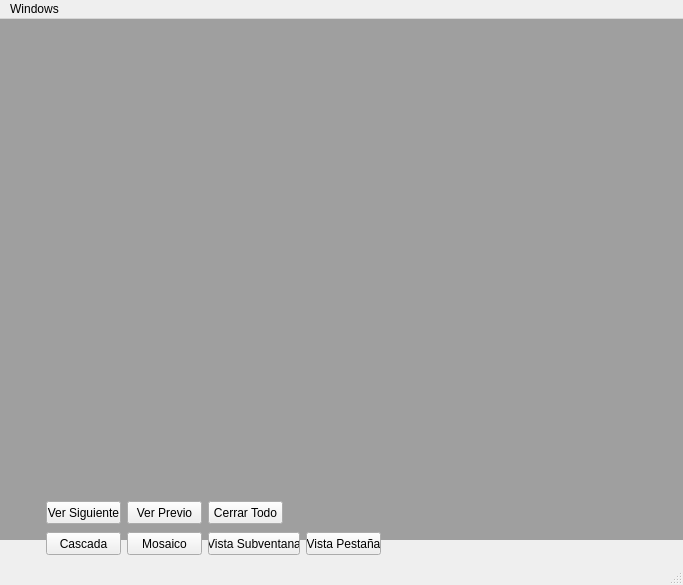
<?xml version="1.0" encoding="UTF-8"?>
<ui version="4.0">
 <class>MainWindow</class>
 <widget class="QMainWindow" name="MainWindow">
  <property name="windowModality">
   <enum>Qt::WindowModal</enum>
  </property>
  <property name="enabled">
   <bool>true</bool>
  </property>
  <property name="geometry">
   <rect>
    <x>0</x>
    <y>0</y>
    <width>683</width>
    <height>585</height>
   </rect>
  </property>
  <property name="windowTitle">
   <string>Evapot Master</string>
  </property>
  <property name="windowIcon">
   <iconset resource="ofolder.qrc">
    <normaloff>:/img/tux.png</normaloff>:/img/tux.png</iconset>
  </property>
  <widget class="QWidget" name="centralwidget">
   <widget class="QMdiArea" name="mdiArea">
    <property name="enabled">
     <bool>true</bool>
    </property>
    <property name="geometry">
     <rect>
      <x>-10</x>
      <y>0</y>
      <width>910</width>
      <height>521</height>
     </rect>
    </property>
    <property name="sizePolicy">
     <sizepolicy hsizetype="Expanding" vsizetype="Expanding">
      <horstretch>5</horstretch>
      <verstretch>5</verstretch>
     </sizepolicy>
    </property>
    <property name="layoutDirection">
     <enum>Qt::LeftToRight</enum>
    </property>
    <property name="viewMode">
     <enum>QMdiArea::TabbedView</enum>
    </property>
    <property name="documentMode">
     <bool>false</bool>
    </property>
    <property name="tabShape">
     <enum>QTabWidget::Rounded</enum>
    </property>
    <widget class="QWidget" name="importtab">
     <property name="windowTitle">
      <string>Importar Info...</string>
     </property>
    </widget>
    <widget class="QWidget" name="eporttab">
     <property name="windowTitle">
      <string>Exportar Info...</string>
     </property>
     <widget class="QLabel" name="label_9">
      <property name="geometry">
       <rect>
        <x>480</x>
        <y>250</y>
        <width>46</width>
        <height>13</height>
       </rect>
      </property>
      <property name="text">
       <string>Año 1:</string>
      </property>
     </widget>
     <widget class="QLabel" name="label_10">
      <property name="geometry">
       <rect>
        <x>480</x>
        <y>290</y>
        <width>46</width>
        <height>13</height>
       </rect>
      </property>
      <property name="text">
       <string>Año 2:</string>
      </property>
     </widget>
     <widget class="QLineEdit" name="anio1">
      <property name="enabled">
       <bool>false</bool>
      </property>
      <property name="geometry">
       <rect>
        <x>540</x>
        <y>250</y>
        <width>113</width>
        <height>20</height>
       </rect>
      </property>
     </widget>
     <widget class="QGroupBox" name="groupBox">
      <property name="geometry">
       <rect>
        <x>480</x>
        <y>60</y>
        <width>121</width>
        <height>151</height>
       </rect>
      </property>
      <property name="title">
       <string>Temporalidad</string>
      </property>
      <widget class="QWidget" name="layoutWidget">
       <property name="geometry">
        <rect>
         <x>10</x>
         <y>20</y>
         <width>101</width>
         <height>111</height>
        </rect>
       </property>
       <layout class="QVBoxLayout" name="verticalLayout_5">
        <item>
         <widget class="QRadioButton" name="rAnio">
          <property name="text">
           <string>Año Específico</string>
          </property>
         </widget>
        </item>
        <item>
         <widget class="QRadioButton" name="rPer">
          <property name="text">
           <string>Período</string>
          </property>
         </widget>
        </item>
        <item>
         <widget class="QRadioButton" name="rHis">
          <property name="text">
           <string>Toda la Serie</string>
          </property>
          <property name="checked">
           <bool>true</bool>
          </property>
         </widget>
        </item>
       </layout>
      </widget>
     </widget>
     <widget class="QLineEdit" name="anio2">
      <property name="enabled">
       <bool>false</bool>
      </property>
      <property name="geometry">
       <rect>
        <x>540</x>
        <y>290</y>
        <width>113</width>
        <height>20</height>
       </rect>
      </property>
     </widget>
     <widget class="QCheckBox" name="cExcl_2">
      <property name="geometry">
       <rect>
        <x>144</x>
        <y>330</y>
        <width>288</width>
        <height>17</height>
       </rect>
      </property>
      <property name="text">
       <string>Raster</string>
      </property>
     </widget>
     <widget class="QLabel" name="label_13">
      <property name="geometry">
       <rect>
        <x>75</x>
        <y>226</y>
        <width>61</width>
        <height>16</height>
       </rect>
      </property>
      <property name="text">
       <string>Periodicidad</string>
      </property>
     </widget>
     <widget class="QComboBox" name="cPeriodicidad">
      <property name="geometry">
       <rect>
        <x>144</x>
        <y>223</y>
        <width>191</width>
        <height>20</height>
       </rect>
      </property>
      <item>
       <property name="text">
        <string>Mensual</string>
       </property>
      </item>
      <item>
       <property name="text">
        <string>Decadal</string>
       </property>
      </item>
     </widget>
     <widget class="QComboBox" name="cAgrup">
      <property name="geometry">
       <rect>
        <x>143</x>
        <y>188</y>
        <width>191</width>
        <height>20</height>
       </rect>
      </property>
      <item>
       <property name="text">
        <string>Normal</string>
       </property>
      </item>
      <item>
       <property name="text">
        <string>Promedio</string>
       </property>
      </item>
     </widget>
     <widget class="QLineEdit" name="lShpName">
      <property name="geometry">
       <rect>
        <x>143</x>
        <y>86</y>
        <width>281</width>
        <height>20</height>
       </rect>
      </property>
     </widget>
     <widget class="QComboBox" name="cMetho">
      <property name="geometry">
       <rect>
        <x>143</x>
        <y>152</y>
        <width>191</width>
        <height>20</height>
       </rect>
      </property>
      <property name="sizePolicy">
       <sizepolicy hsizetype="Expanding" vsizetype="Fixed">
        <horstretch>0</horstretch>
        <verstretch>0</verstretch>
       </sizepolicy>
      </property>
     </widget>
     <widget class="QWidget" name="layoutWidget">
      <property name="geometry">
       <rect>
        <x>143</x>
        <y>54</y>
        <width>281</width>
        <height>31</height>
       </rect>
      </property>
      <layout class="QHBoxLayout" name="horizontalLayout_5">
       <item>
        <widget class="QLineEdit" name="lRuta"/>
       </item>
       <item>
        <widget class="QPushButton" name="bRuta">
         <property name="text">
          <string/>
         </property>
         <property name="icon">
          <iconset resource="ofolder.qrc">
           <normaloff>:/img/open_folder.png</normaloff>:/img/open_folder.png</iconset>
         </property>
         <property name="autoDefault">
          <bool>false</bool>
         </property>
         <property name="default">
          <bool>false</bool>
         </property>
         <property name="flat">
          <bool>false</bool>
         </property>
        </widget>
       </item>
      </layout>
     </widget>
     <widget class="QComboBox" name="cTipo">
      <property name="geometry">
       <rect>
        <x>143</x>
        <y>118</y>
        <width>191</width>
        <height>20</height>
       </rect>
      </property>
      <item>
       <property name="text">
        <string>Resultado</string>
       </property>
      </item>
      <item>
       <property name="text">
        <string>Variable</string>
       </property>
      </item>
     </widget>
     <widget class="QLabel" name="label_2">
      <property name="geometry">
       <rect>
        <x>75</x>
        <y>54</y>
        <width>23</width>
        <height>16</height>
       </rect>
      </property>
      <property name="text">
       <string>Ruta</string>
      </property>
     </widget>
     <widget class="QLabel" name="label_7">
      <property name="geometry">
       <rect>
        <x>75</x>
        <y>85</y>
        <width>37</width>
        <height>20</height>
       </rect>
      </property>
      <property name="text">
       <string>Nombre</string>
      </property>
     </widget>
     <widget class="QLabel" name="label_8">
      <property name="geometry">
       <rect>
        <x>75</x>
        <y>154</y>
        <width>36</width>
        <height>16</height>
       </rect>
      </property>
      <property name="text">
       <string>Metodo</string>
      </property>
     </widget>
     <widget class="QLabel" name="label_11">
      <property name="geometry">
       <rect>
        <x>75</x>
        <y>120</y>
        <width>60</width>
        <height>16</height>
       </rect>
      </property>
      <property name="text">
       <string>Tipo de dato</string>
      </property>
     </widget>
     <widget class="QLabel" name="label_12">
      <property name="geometry">
       <rect>
        <x>74</x>
        <y>191</y>
        <width>61</width>
        <height>16</height>
       </rect>
      </property>
      <property name="text">
       <string>Agrupación</string>
      </property>
     </widget>
     <widget class="QPushButton" name="bExport">
      <property name="geometry">
       <rect>
        <x>240</x>
        <y>270</y>
        <width>75</width>
        <height>31</height>
       </rect>
      </property>
      <property name="text">
       <string>Exportar</string>
      </property>
     </widget>
     <widget class="QCheckBox" name="cExcl">
      <property name="geometry">
       <rect>
        <x>144</x>
        <y>300</y>
        <width>67</width>
        <height>17</height>
       </rect>
      </property>
      <property name="text">
       <string>Excel</string>
      </property>
     </widget>
     <widget class="QCheckBox" name="cShp">
      <property name="geometry">
       <rect>
        <x>144</x>
        <y>270</y>
        <width>67</width>
        <height>17</height>
       </rect>
      </property>
      <property name="text">
       <string>Shapefile</string>
      </property>
     </widget>
    </widget>
    <widget class="QWidget" name="conex">
     <property name="windowTitle">
      <string>Conexión</string>
     </property>
     <widget class="QWidget" name="layoutWidget">
      <property name="geometry">
       <rect>
        <x>230</x>
        <y>60</y>
        <width>301</width>
        <height>281</height>
       </rect>
      </property>
      <layout class="QFormLayout" name="formLayout">
       <item row="0" column="0">
        <layout class="QVBoxLayout" name="verticalLayout_2">
         <item>
          <widget class="QLabel" name="label_3">
           <property name="text">
            <string>Host:</string>
           </property>
          </widget>
         </item>
         <item>
          <spacer name="verticalSpacer_5">
           <property name="orientation">
            <enum>Qt::Vertical</enum>
           </property>
           <property name="sizeHint" stdset="0">
            <size>
             <width>20</width>
             <height>18</height>
            </size>
           </property>
          </spacer>
         </item>
         <item>
          <widget class="QLabel" name="label_4">
           <property name="text">
            <string>Database:</string>
           </property>
          </widget>
         </item>
         <item>
          <spacer name="verticalSpacer_6">
           <property name="orientation">
            <enum>Qt::Vertical</enum>
           </property>
           <property name="sizeHint" stdset="0">
            <size>
             <width>20</width>
             <height>18</height>
            </size>
           </property>
          </spacer>
         </item>
         <item>
          <widget class="QLabel" name="label_5">
           <property name="text">
            <string>Port:</string>
           </property>
          </widget>
         </item>
         <item>
          <spacer name="verticalSpacer_9">
           <property name="orientation">
            <enum>Qt::Vertical</enum>
           </property>
           <property name="sizeHint" stdset="0">
            <size>
             <width>20</width>
             <height>28</height>
            </size>
           </property>
          </spacer>
         </item>
         <item>
          <widget class="QLabel" name="label">
           <property name="text">
            <string>User:</string>
           </property>
          </widget>
         </item>
         <item>
          <spacer name="verticalSpacer_7">
           <property name="orientation">
            <enum>Qt::Vertical</enum>
           </property>
           <property name="sizeHint" stdset="0">
            <size>
             <width>20</width>
             <height>18</height>
            </size>
           </property>
          </spacer>
         </item>
         <item>
          <widget class="QLabel" name="label_6">
           <property name="text">
            <string>Password:</string>
           </property>
          </widget>
         </item>
         <item>
          <spacer name="verticalSpacer_8">
           <property name="orientation">
            <enum>Qt::Vertical</enum>
           </property>
           <property name="sizeHint" stdset="0">
            <size>
             <width>20</width>
             <height>18</height>
            </size>
           </property>
          </spacer>
         </item>
         <item alignment="Qt::AlignTop">
          <widget class="QPushButton" name="bTest">
           <property name="enabled">
            <bool>true</bool>
           </property>
           <property name="text">
            <string>Test</string>
           </property>
          </widget>
         </item>
        </layout>
       </item>
       <item row="0" column="1">
        <layout class="QVBoxLayout" name="verticalLayout">
         <item>
          <widget class="QLineEdit" name="lHost"/>
         </item>
         <item>
          <spacer name="verticalSpacer_4">
           <property name="orientation">
            <enum>Qt::Vertical</enum>
           </property>
           <property name="sizeHint" stdset="0">
            <size>
             <width>136</width>
             <height>13</height>
            </size>
           </property>
          </spacer>
         </item>
         <item>
          <widget class="QLineEdit" name="lDb"/>
         </item>
         <item>
          <spacer name="verticalSpacer_3">
           <property name="orientation">
            <enum>Qt::Vertical</enum>
           </property>
           <property name="sizeHint" stdset="0">
            <size>
             <width>20</width>
             <height>18</height>
            </size>
           </property>
          </spacer>
         </item>
         <item>
          <widget class="QLineEdit" name="lPort"/>
         </item>
         <item>
          <spacer name="verticalSpacer_10">
           <property name="orientation">
            <enum>Qt::Vertical</enum>
           </property>
           <property name="sizeHint" stdset="0">
            <size>
             <width>20</width>
             <height>18</height>
            </size>
           </property>
          </spacer>
         </item>
         <item>
          <widget class="QLineEdit" name="lUsr"/>
         </item>
         <item>
          <spacer name="verticalSpacer_2">
           <property name="orientation">
            <enum>Qt::Vertical</enum>
           </property>
           <property name="sizeHint" stdset="0">
            <size>
             <width>20</width>
             <height>18</height>
            </size>
           </property>
          </spacer>
         </item>
         <item>
          <widget class="QLineEdit" name="lPass">
           <property name="focusPolicy">
            <enum>Qt::StrongFocus</enum>
           </property>
           <property name="echoMode">
            <enum>QLineEdit::Password</enum>
           </property>
          </widget>
         </item>
         <item>
          <spacer name="verticalSpacer">
           <property name="orientation">
            <enum>Qt::Vertical</enum>
           </property>
           <property name="sizeHint" stdset="0">
            <size>
             <width>191</width>
             <height>18</height>
            </size>
           </property>
          </spacer>
         </item>
         <item>
          <widget class="QLabel" name="lSuccess">
           <property name="text">
            <string/>
           </property>
          </widget>
         </item>
        </layout>
       </item>
      </layout>
     </widget>
    </widget>
   </widget>
   <widget class="QPushButton" name="bNext">
    <property name="geometry">
     <rect>
      <x>46</x>
      <y>482</y>
      <width>75</width>
      <height>23</height>
     </rect>
    </property>
    <property name="text">
     <string>Ver Siguiente</string>
    </property>
   </widget>
   <widget class="QPushButton" name="bPrev">
    <property name="geometry">
     <rect>
      <x>127</x>
      <y>482</y>
      <width>75</width>
      <height>23</height>
     </rect>
    </property>
    <property name="text">
     <string>Ver Previo</string>
    </property>
   </widget>
   <widget class="QPushButton" name="bClose">
    <property name="geometry">
     <rect>
      <x>208</x>
      <y>482</y>
      <width>75</width>
      <height>23</height>
     </rect>
    </property>
    <property name="text">
     <string>Cerrar Todo</string>
    </property>
   </widget>
   <widget class="QPushButton" name="bCas">
    <property name="geometry">
     <rect>
      <x>46</x>
      <y>513</y>
      <width>75</width>
      <height>23</height>
     </rect>
    </property>
    <property name="text">
     <string>Cascada</string>
    </property>
   </widget>
   <widget class="QPushButton" name="bMos">
    <property name="geometry">
     <rect>
      <x>127</x>
      <y>513</y>
      <width>75</width>
      <height>23</height>
     </rect>
    </property>
    <property name="text">
     <string>Mosaico</string>
    </property>
   </widget>
   <widget class="QPushButton" name="bSub">
    <property name="geometry">
     <rect>
      <x>208</x>
      <y>513</y>
      <width>92</width>
      <height>23</height>
     </rect>
    </property>
    <property name="text">
     <string>Vista Subventana</string>
    </property>
   </widget>
   <widget class="QPushButton" name="bPes">
    <property name="geometry">
     <rect>
      <x>306</x>
      <y>513</y>
      <width>75</width>
      <height>23</height>
     </rect>
    </property>
    <property name="text">
     <string>Vista Pestaña</string>
    </property>
   </widget>
  </widget>
  <widget class="QMenuBar" name="menubar">
   <property name="geometry">
    <rect>
     <x>0</x>
     <y>0</y>
     <width>683</width>
     <height>21</height>
    </rect>
   </property>
   <widget class="QMenu" name="menuWindows">
    <property name="title">
     <string>Windows</string>
    </property>
   </widget>
   <addaction name="menuWindows"/>
  </widget>
  <widget class="QStatusBar" name="statusbar"/>
 </widget>
 <resources>
  <include location="ofolder.qrc"/>
 </resources>
 <connections>
  <connection>
   <sender>rAnio</sender>
   <signal>toggled(bool)</signal>
   <receiver>anio2</receiver>
   <slot>setEnabled(bool)</slot>
   <hints>
    <hint type="sourcelabel">
     <x>524</x>
     <y>144</y>
    </hint>
    <hint type="destinationlabel">
     <x>544</x>
     <y>354</y>
    </hint>
   </hints>
  </connection>
  <connection>
   <sender>rPer</sender>
   <signal>toggled(bool)</signal>
   <receiver>anio1</receiver>
   <slot>setDisabled(bool)</slot>
   <hints>
    <hint type="sourcelabel">
     <x>536</x>
     <y>183</y>
    </hint>
    <hint type="destinationlabel">
     <x>547</x>
     <y>314</y>
    </hint>
   </hints>
  </connection>
  <connection>
   <sender>rPer</sender>
   <signal>toggled(bool)</signal>
   <receiver>anio2</receiver>
   <slot>setDisabled(bool)</slot>
   <hints>
    <hint type="sourcelabel">
     <x>512</x>
     <y>181</y>
    </hint>
    <hint type="destinationlabel">
     <x>543</x>
     <y>354</y>
    </hint>
   </hints>
  </connection>
  <connection>
   <sender>rHis</sender>
   <signal>toggled(bool)</signal>
   <receiver>anio1</receiver>
   <slot>setDisabled(bool)</slot>
   <hints>
    <hint type="sourcelabel">
     <x>502</x>
     <y>213</y>
    </hint>
    <hint type="destinationlabel">
     <x>581</x>
     <y>304</y>
    </hint>
   </hints>
  </connection>
  <connection>
   <sender>rHis</sender>
   <signal>toggled(bool)</signal>
   <receiver>anio2</receiver>
   <slot>setDisabled(bool)</slot>
   <hints>
    <hint type="sourcelabel">
     <x>488</x>
     <y>210</y>
    </hint>
    <hint type="destinationlabel">
     <x>539</x>
     <y>347</y>
    </hint>
   </hints>
  </connection>
  <connection>
   <sender>rAnio</sender>
   <signal>toggled(bool)</signal>
   <receiver>anio2</receiver>
   <slot>setDisabled(bool)</slot>
   <hints>
    <hint type="sourcelabel">
     <x>574</x>
     <y>146</y>
    </hint>
    <hint type="destinationlabel">
     <x>628</x>
     <y>340</y>
    </hint>
   </hints>
  </connection>
  <connection>
   <sender>rPer</sender>
   <signal>toggled(bool)</signal>
   <receiver>anio1</receiver>
   <slot>setEnabled(bool)</slot>
   <hints>
    <hint type="sourcelabel">
     <x>572</x>
     <y>183</y>
    </hint>
    <hint type="destinationlabel">
     <x>606</x>
     <y>303</y>
    </hint>
   </hints>
  </connection>
  <connection>
   <sender>rPer</sender>
   <signal>toggled(bool)</signal>
   <receiver>anio2</receiver>
   <slot>setEnabled(bool)</slot>
   <hints>
    <hint type="sourcelabel">
     <x>576</x>
     <y>176</y>
    </hint>
    <hint type="destinationlabel">
     <x>636</x>
     <y>341</y>
    </hint>
   </hints>
  </connection>
  <connection>
   <sender>cExcl_2</sender>
   <signal>toggled(bool)</signal>
   <receiver>cShp</receiver>
   <slot>setChecked(bool)</slot>
   <hints>
    <hint type="sourcelabel">
     <x>149</x>
     <y>379</y>
    </hint>
    <hint type="destinationlabel">
     <x>167</x>
     <y>320</y>
    </hint>
   </hints>
  </connection>
  <connection>
   <sender>rAnio</sender>
   <signal>toggled(bool)</signal>
   <receiver>anio1</receiver>
   <slot>setEnabled(bool)</slot>
   <hints>
    <hint type="sourcelabel">
     <x>497</x>
     <y>147</y>
    </hint>
    <hint type="destinationlabel">
     <x>636</x>
     <y>299</y>
    </hint>
   </hints>
  </connection>
  <connection>
   <sender>rAnio</sender>
   <signal>clicked()</signal>
   <receiver>anio1</receiver>
   <slot>clear()</slot>
   <hints>
    <hint type="sourcelabel">
     <x>492</x>
     <y>144</y>
    </hint>
    <hint type="destinationlabel">
     <x>538</x>
     <y>305</y>
    </hint>
   </hints>
  </connection>
  <connection>
   <sender>rAnio</sender>
   <signal>clicked()</signal>
   <receiver>anio2</receiver>
   <slot>clear()</slot>
   <hints>
    <hint type="sourcelabel">
     <x>483</x>
     <y>145</y>
    </hint>
    <hint type="destinationlabel">
     <x>533</x>
     <y>343</y>
    </hint>
   </hints>
  </connection>
  <connection>
   <sender>rPer</sender>
   <signal>clicked()</signal>
   <receiver>anio1</receiver>
   <slot>clear()</slot>
   <hints>
    <hint type="sourcelabel">
     <x>498</x>
     <y>182</y>
    </hint>
    <hint type="destinationlabel">
     <x>533</x>
     <y>303</y>
    </hint>
   </hints>
  </connection>
  <connection>
   <sender>groupBox</sender>
   <signal>clicked()</signal>
   <receiver>anio2</receiver>
   <slot>clear()</slot>
   <hints>
    <hint type="sourcelabel">
     <x>504</x>
     <y>188</y>
    </hint>
    <hint type="destinationlabel">
     <x>540</x>
     <y>344</y>
    </hint>
   </hints>
  </connection>
  <connection>
   <sender>rHis</sender>
   <signal>clicked()</signal>
   <receiver>anio1</receiver>
   <slot>clear()</slot>
   <hints>
    <hint type="sourcelabel">
     <x>572</x>
     <y>221</y>
    </hint>
    <hint type="destinationlabel">
     <x>546</x>
     <y>301</y>
    </hint>
   </hints>
  </connection>
  <connection>
   <sender>rHis</sender>
   <signal>clicked()</signal>
   <receiver>anio2</receiver>
   <slot>clear()</slot>
   <hints>
    <hint type="sourcelabel">
     <x>557</x>
     <y>219</y>
    </hint>
    <hint type="destinationlabel">
     <x>565</x>
     <y>343</y>
    </hint>
   </hints>
  </connection>
 </connections>
</ui>
